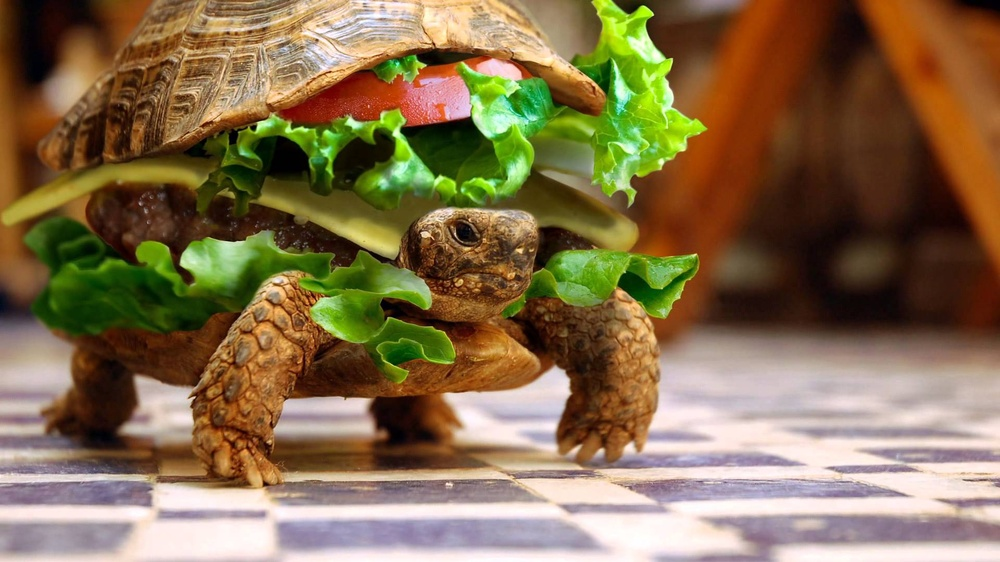
#> input picture Fred/tugas1_c14210185/turtle.jpg, 1000 x 562 px, shrunk from 1920 x 1080 before the run
$ python convertColoredImg.py
#> lines starting #> are read from the running program, lines starting #| are printed output that depends on the picture
from PIL import Image

imageName = 'turtle.jpg'  # input image name
image = Image.open(imageName)
#> image is the input picture: PIL image 1000x562 RGB; mean R, G, B 133.2, 110.9, 77.7

image = image.convert('RGB')

# Print the width and height of the image
width, height = image.size
#> width = 1000; height = 562
print("Image width:", width)
#| Image width: 1000
print("Image height:", height)
#| Image height: 562

# Display original pixel values in matrix
for y in range(height):
    for x in range(width):
        pixel_value = image.getpixel((x, y))
        # For RGB images, pixel_value will be a tuple (R, G, B) (0, 1, 2)
        # print(f"Pixel at ({x}, {y}): R={pixel_value[0]}, G={pixel_value[1]}, B={pixel_value[2]}")

# Warnanya diubah menjadi negatif/kebalikan
reverted_image = image.copy()
for y in range(height):
    for x in range(width):
        current_pixel_value = image.getpixel((x, y))
        new_pixel_value = tuple(255 - value for value in current_pixel_value)

        reverted_image.putpixel((x, y), new_pixel_value)  # Update pixel value in the image
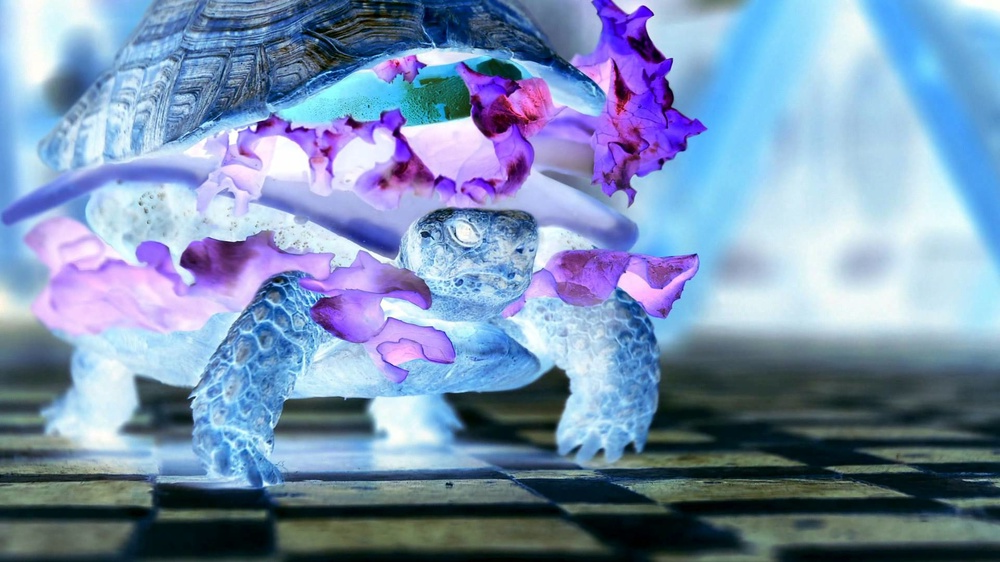
#> reverted_image: PIL image 1000x562 RGB; mean R, G, B 121.8, 144.1, 177.3
# reverted_image.show()


# Mengubah gambar berwarna menjadi hitam putih
monochrome_image = Image.new('L', (width, height))
#> monochrome_image: PIL image 1000x562 L; every value is 0

# Iterate through each pixel in the image
for y in range(height):
    for x in range(width):
        # Get the pixel value at the current position
        r, g, b = image.getpixel((x, y))

        # Convert RGB to grayscale using luminosity method
        gray_value = int(0.21 * r + 0.72 * g + 0.07 * b)

        # Set the pixel value in the new image
        monochrome_image.putpixel((x, y), gray_value)
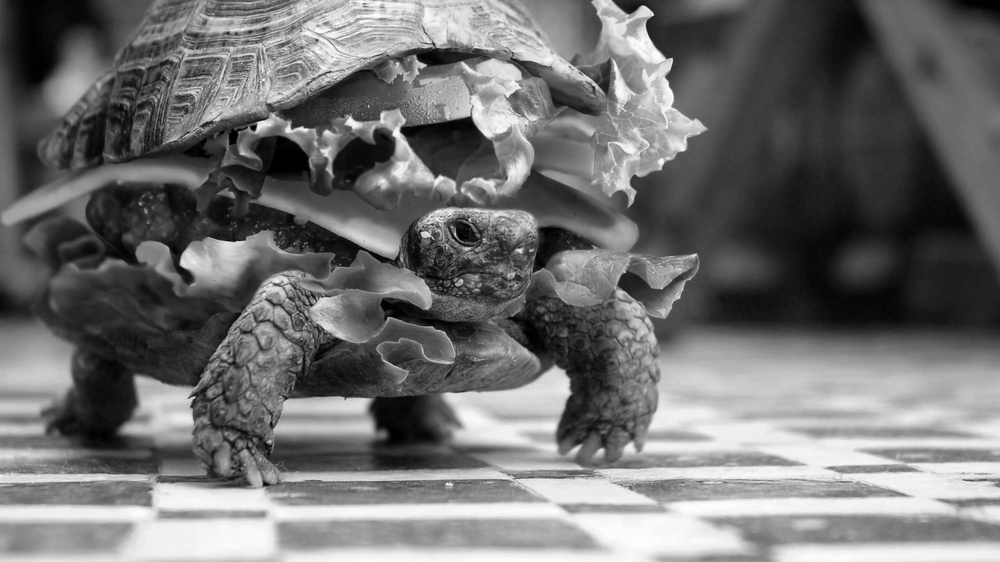
#> monochrome_image: PIL image 1000x562 L; min 0, max 254, mean 112.7

# monochrome_image.show()

$ run again, with Fred/tugas1_c14210185/sheep.jpg copied over Fred/tugas1_c14210185/turtle.jpg
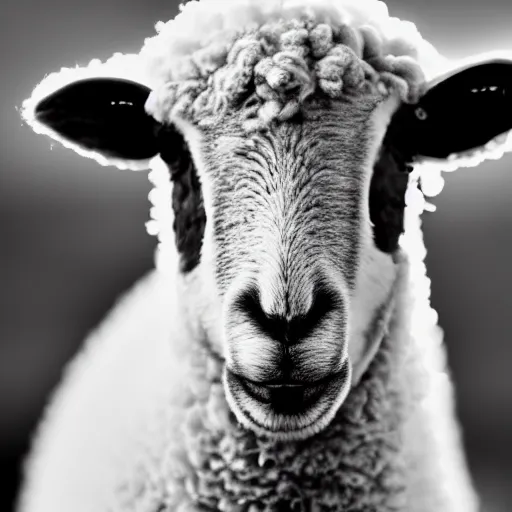
#> input picture Fred/tugas1_c14210185/sheep.jpg, 512 x 512 px
#> image is the input picture: PIL image 512x512 RGB; mean R, G, B 131.1, 130.5, 130.8
#| Image width: 512
#| Image height: 512
#> after the loop `for y in range(height):`:
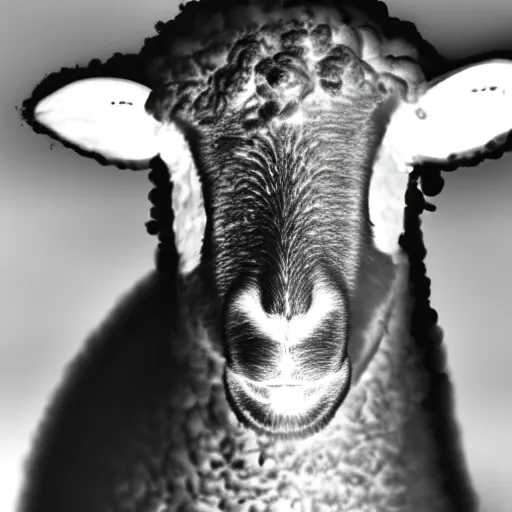
#> reverted_image: PIL image 512x512 RGB; mean R, G, B 123.9, 124.5, 124.2

$ run again, with Fred/tugas1_c14210185/black_and_white_image.bmp saved as Fred/tugas1_c14210185/turtle.jpg
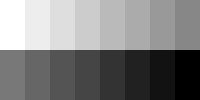
#> input picture Fred/tugas1_c14210185/black_and_white_image.bmp, 200 x 100 px
#> image is the input picture: PIL image 200x100 L; min 0, max 255, mean 127.5
#> image: PIL image 200x100 RGB
#| Image width: 200
#| Image height: 100
#> after the loop `for y in range(height):`:
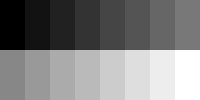
#> reverted_image: PIL image 200x100 RGB; min 0, max 255, mean 127.5
